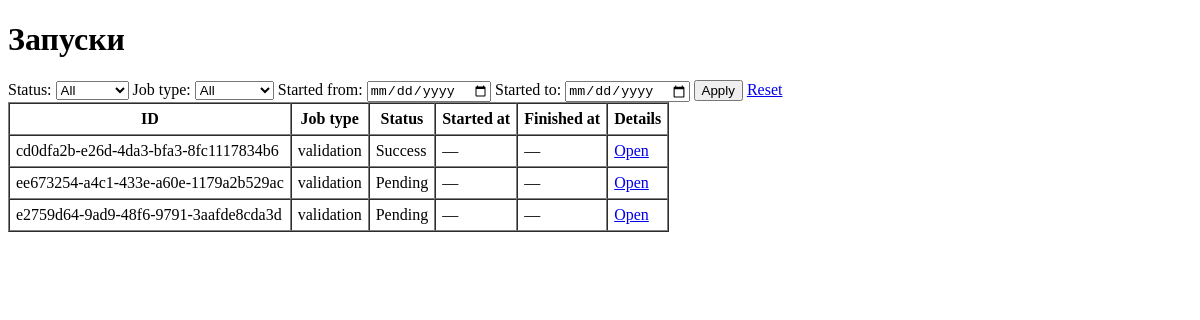
Before: /runs/ with the older database file.
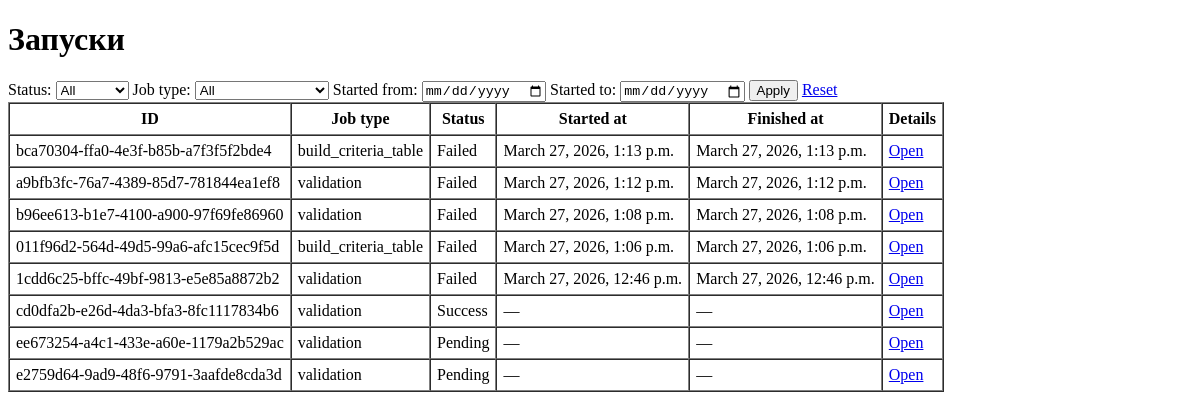
After: the same page with the newer database file.
### jobs/models.py (models this page shows, shortened)
class JobRun(models.Model):
    class Status(models.TextChoices):
        PENDING = "pending", "Pending"
        RUNNING = "running", "Running"
        SUCCESS = "success", "Success"
        PARTIAL = "partial", "Partial"
        FAILED = "failed", "Failed"
    id = models.UUIDField(primary_key=True, default=uuid.uuid4, editable=False)
    job_type = models.CharField(max_length=100)
    status = models.CharField(max_length=20, choices=Status.choices, default=Status.PENDING)
    started_at = models.DateTimeField(null=True, blank=True)
    finished_at = models.DateTimeField(null=True, blank=True)
    params_json = models.JSONField(default=dict, blank=True)
    result_json = models.JSONField(default=dict, blank=True)
    initiated_by = models.ForeignKey(
        settings.AUTH_USER_MODEL,
        null=True,
        blank=True,
        on_delete=models.SET_NULL,
        related_name="job_runs",
    )
    class Meta:
        ordering = ["-started_at"]

### jobs/views.py (the view)
# urls.py: path("runs/", list_job_runs, name="job_run_list"),
def list_job_runs(request):
    queryset = JobRun.objects.all().order_by("-started_at")
    status = _parse_non_empty(request.GET.get("status"))
    if status:
        queryset = queryset.filter(status=status)
    job_type = _parse_non_empty(request.GET.get("job_type"))
    if job_type:
        queryset = queryset.filter(job_type=job_type)
    started_from = _parse_non_empty(request.GET.get("started_from"))
    if started_from:
        queryset = queryset.filter(started_at__date__gte=started_from)
    started_to = _parse_non_empty(request.GET.get("started_to"))
    if started_to:
        queryset = queryset.filter(started_at__date__lte=started_to)
    paginator = Paginator(queryset, 20)
    page_obj = paginator.get_page(request.GET.get("page"))
    preserved_query = request.GET.copy()
    preserved_query.pop("page", None)
    return render(
        request,
        "jobs/jobrun_list.html",
        {
            "page_obj": page_obj,
            "status_choices": JobRun.Status.choices,
            "job_type_choices": JobRun.objects.values_list("job_type", flat=True).distinct().order_by("job_type"),
            "filters": {
                "status": status or "",
                "job_type": job_type or "",
                "started_from": started_from or "",
                "started_to": started_to or "",
            },
            "querystring": preserved_query.urlencode(),
        },
    )

### jobs/views.py (called while the page is built)
def _parse_non_empty(value: str | None) -> str | None:
    if value is None:
        return None
    trimmed = value.strip()
    return trimmed or None

### jobs/templates/jobs/jobrun_list.html (shortened to what this page needs)
<!doctype html>
<html lang="en">
<head>
</head>
<body>
  <h1>Запуски</h1>
  <form method="get">
    <label>
      Status:
      <select name="status">
        <option value="">All</option>
      </select>
    </label>
    <label>
      Job type:
      <select name="job_type">
        <option value="">All</option>
      </select>
    </label>
    <label>
      Started from:
      <input type="date" name="started_from" value="{{ filters.started_from }}">
    </label>
    <label>
      Started to:
      <input type="date" name="started_to" value="{{ filters.started_to }}">
    </label>
    <button type="submit">Apply</button>
    <a href="{% url 'job_run_list' %}">Reset</a>
  </form>
  <table border="1" cellpadding="6" cellspacing="0">
    <thead>
      <tr>
        <th>ID</th>
        <th>Job type</th>
        <th>Status</th>
        <th>Started at</th>
        <th>Finished at</th>
        <th>Details</th>
      </tr>
    </thead>
    <tbody>
      {% for run in page_obj %}
        <tr>
          <td>{{ run.id }}</td>
          <td>{{ run.job_type }}</td>
          <td>{{ run.get_status_display }}</td>
          <td>{{ run.started_at|default:"—" }}</td>
          <td>{{ run.finished_at|default:"—" }}</td>
          <td>
            <a href="{% url 'job_run_detail' run.id %}{% if querystring %}?{{ querystring }}{% endif %}">Open</a>
          </td>
        </tr>
      {% empty %}
        <tr>
          <td colspan="6">No runs found.</td>
        </tr>
      {% endfor %}
    </tbody>
  </table>
</body>
</html>

Changed rows visible on the page:
added JobRun: id "bca70304-ffa0-4e3f-b85b-a7f3f5f2bde4", job_type "build_criteria_table", status "Failed", started_at "March 27, 2026, 1:13 p.m.", finished_at "March 27, 2026, 1:13 p.m."
added JobRun: id "a9bfb3fc-76a7-4389-85d7-781844ea1ef8", job_type "validation", status "Failed", started_at "March 27, 2026, 1:12 p.m.", finished_at "March 27, 2026, 1:12 p.m."
added JobRun: id "b96ee613-b1e7-4100-a900-97f69fe86960", job_type "validation", status "Failed", started_at "March 27, 2026, 1:08 p.m.", finished_at "March 27, 2026, 1:08 p.m."
added JobRun: id "011f96d2-564d-49d5-99a6-afc15cec9f5d", job_type "build_criteria_table", status "Failed", started_at "March 27, 2026, 1:06 p.m.", finished_at "March 27, 2026, 1:06 p.m."
added JobRun: id "1cdd6c25-bffc-49bf-9813-e5e85a8872b2", job_type "validation", status "Failed", started_at "March 27, 2026, 12:46 p.m.", finished_at "March 27, 2026, 12:46 p.m."
